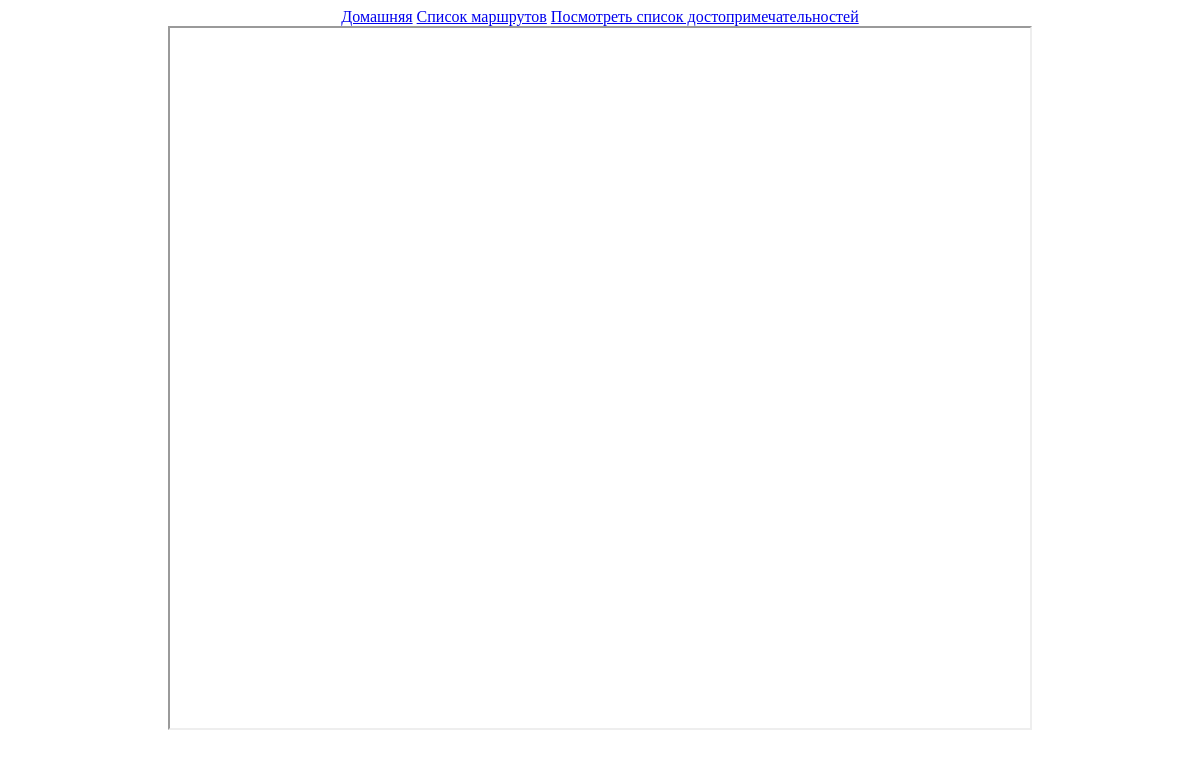
Before: /goto-point?pointId=1 with the older database file.
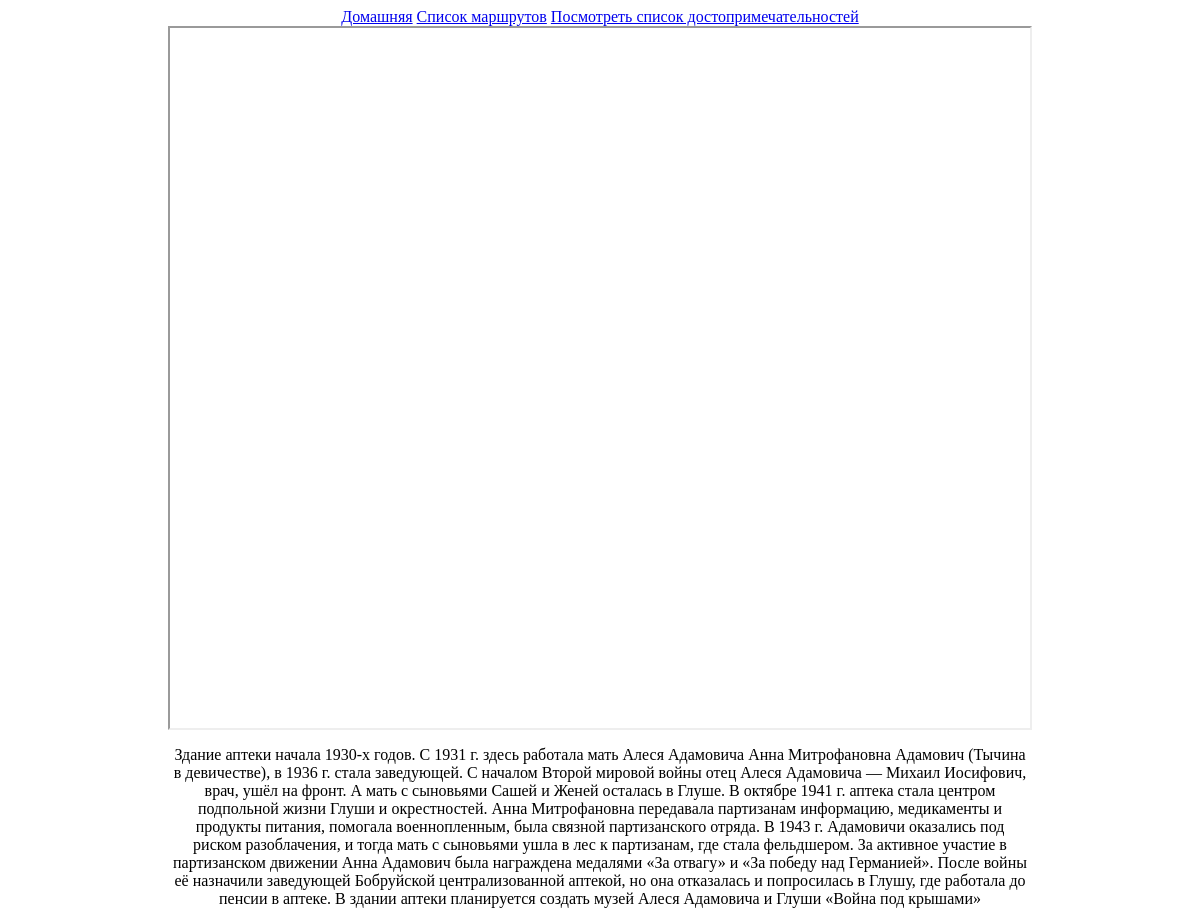
After: the same page with the newer database file.
### app/models.py (models this page shows, shortened)
class MapPoints(db.Model, SerializerMixin):
    serialize_only = ('id', 'name', 'city', 'pointX', 'pointY')
    id = db.Column(db.Integer, primary_key=True)
    city = db.Column(db.String(120), index=True, unique=False)
    name = db.Column(db.String(120), index=True, unique=False)
    description = db.Column(db.String(1000), index=True, unique=False)
    pointX = db.Column(db.Float, index=True, unique=False)
    pointY = db.Column(db.Float, index=True, unique=False)

### app/routes.py (the view)
@app.route('/goto-point', methods=['GET'])
def gotoPoint():
    zoom = '14'
    pointId = request.args.get('pointId')
    point = MapPoints.query.get(pointId)
    url = 'https://yandex.ru/map-widget/v1/?rtext='
    url = url + str(point.pointX) + "%2C" + str(point.pointY) + "~"
    url = url[:len(url) - 1]
    url = url + "&z=" + zoom
    return render_template('map.html', url = url, desc = point.description)

### app/templates/map.html (shortened to what this page needs)
{% extends "header.html" %}
{% block content %}
<iframe src="{{ url }}" width="860" height="700" frameborder="1" allowfullscreen="true"></iframe>
{% if desc  %}
    <div>
        <p>{{ desc }}</p>
    </div>
{% endif %}
{% endblock %}

Changed rows visible on the page:
now on this page (row edited): MapPoints: description "Здание аптеки начала 1930-х годов. С 1931 г. здесь работала мать Алеся Адамовича Анна Митрофановна Адамович (Тычина в девичестве), в 1936 г. стала заведующей. С началом Второй мировой войны отец Алеся Адамовича — Михаил Иосифович, врач, ушёл на фронт. А мать с сыновьями Сашей и Женей осталась в Глуше. В октябре 1941 г. аптека стала центром подпольной жизни Глуши и окрестностей. Анна Митрофановна передавала партизанам информацию, медикаменты и продукты питания, помогала военнопленным, была связной партизанского отряда. В 1943 г. Адамовичи оказались под риском разоблачения, и тогда мать с сыновьями ушла в лес к партизанам, где стала фельдшером. За активное участие в партизанском движении Анна…"
